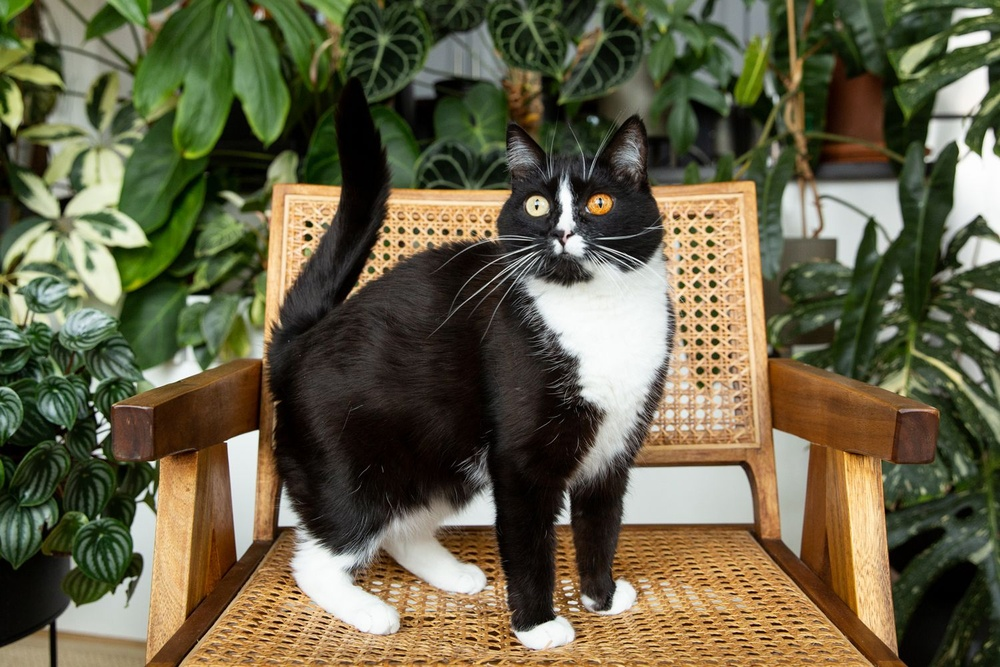
#> input picture Resources/tuxedocat.jpg, 1000 x 667 px, shrunk from 1500 x 1000 before the run
$ python image-segmentation-kmeans.py
#> lines starting #> are read from the running program, lines starting #| are printed output that depends on the picture
import cv2
import numpy as np

img = cv2.imread('Resources/tuxedocat.jpg')
#> img is the input picture: shape (667, 1000, 3); mean B, G, R 70.8, 97.2, 102.1
cv2.imshow('Original', img)
cv2.waitKey(0)

print(img.shape)
#| (667, 1000, 3)

twoDim = img.reshape((-1, 3))

print(twoDim.shape)
#| (667000, 3)

twoDim = np.float32(twoDim)

print(twoDim)
#> (printed output is left out)

criteria = (cv2.TERM_CRITERIA_EPS + cv2.TERM_CRITERIA_MAX_ITER, 10, 1.0)

K = 2
attempts = 10

ret, label, center = cv2.kmeans(twoDim, K, None, criteria, attempts, cv2.KMEANS_PP_CENTERS)
#> ret = 2.68e+09; center = [[31.7, 55.68, 55.36], [148.6, 180, 195.2]]

center = np.uint8(center)
#> center = [[31, 55, 55], [148, 179, 195]]

res = center[label.flatten()]

resultImage = res.reshape((img.shape))
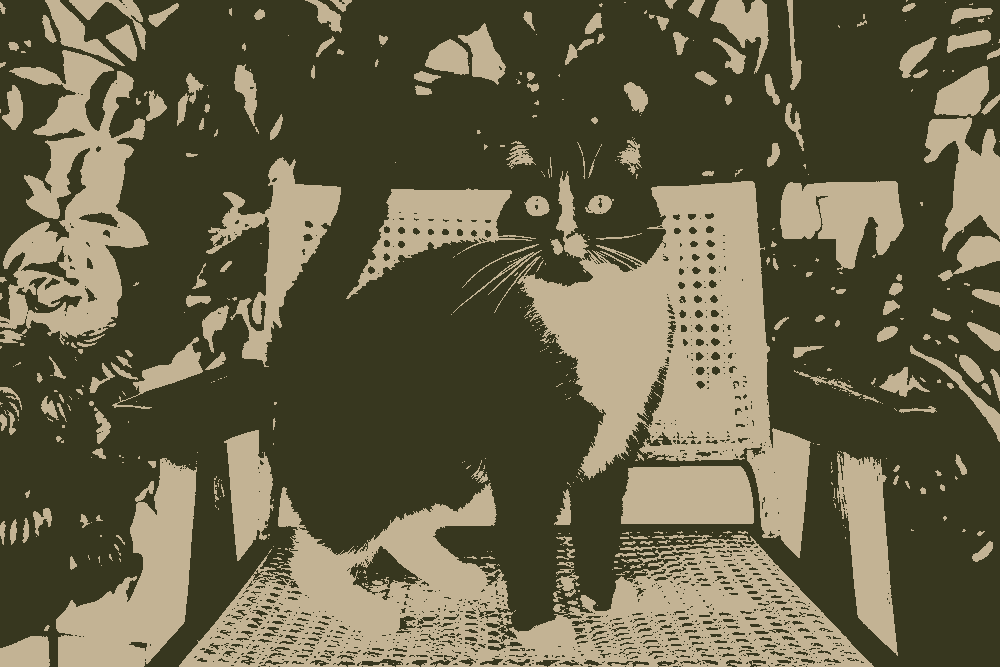
#> resultImage: shape (667, 1000, 3); mean B, G, R 70.1, 96.5, 101.8

cv2.imshow('Result', resultImage)
cv2.waitKey(0)
cv2.destroyAllWindows()

$ run again, with Resources/bober.jpg copied over Resources/tuxedocat.jpg
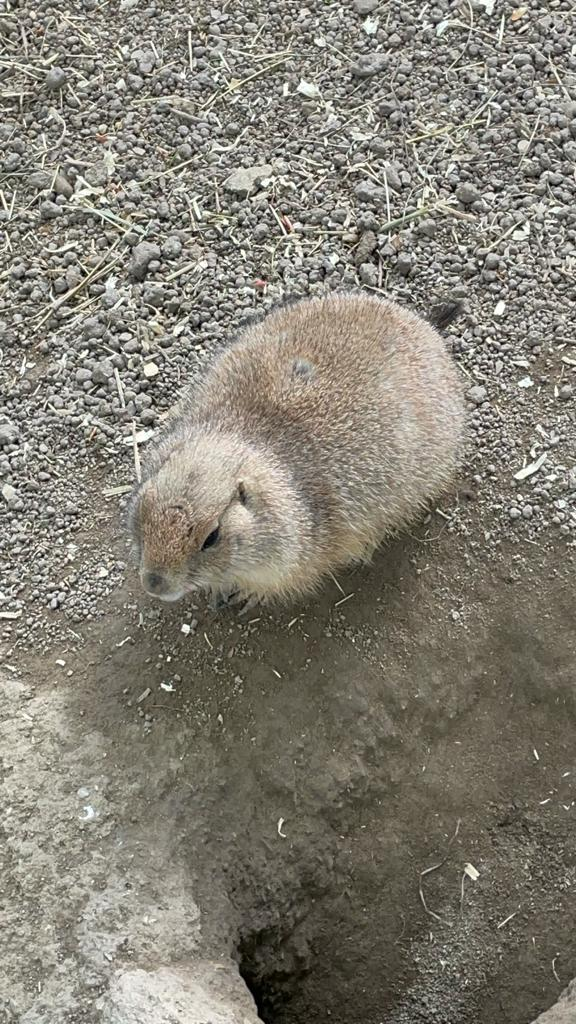
#> input picture Resources/bober.jpg, 576 x 1024 px
#> img is the input picture: shape (1024, 576, 3); mean B, G, R 116, 127.4, 131.3
#| (1024, 576, 3)
#| (589824, 3)
#> (printed output is left out)
#> `ret, label, center = cv2.kmeans(twoDim, K, None, criteria, attempts, c..`: ret = 1.29e+09; center = [[82.31, 94.14, 98.05], [169.4, 180, 183.8]]
#> `center = np.uint8(center)`: center = [[82, 94, 98], [169, 179, 183]]
#> `resultImage = res.reshape((img.shape))`:
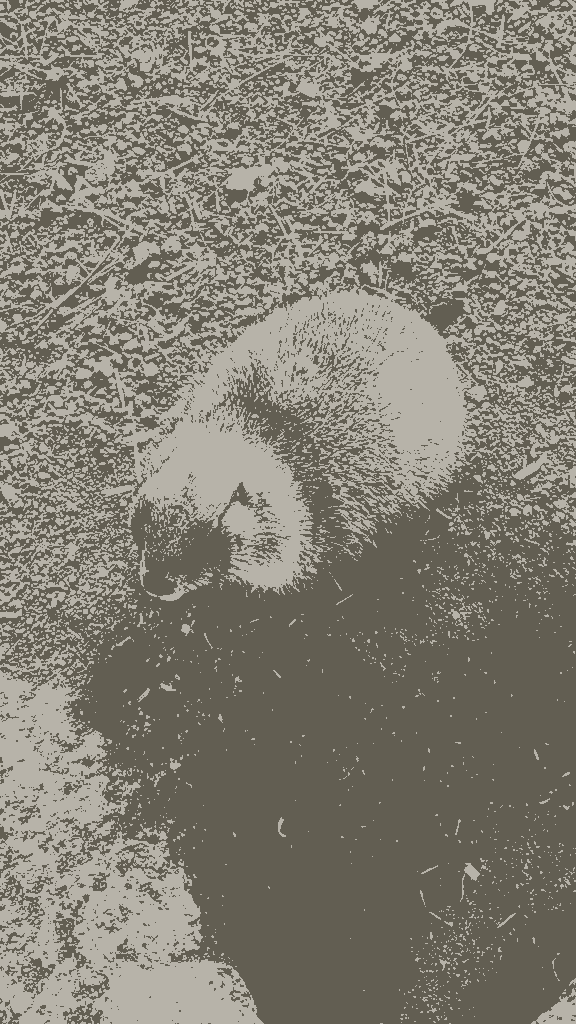
#> resultImage: shape (1024, 576, 3); mean B, G, R 115.7, 126.9, 130.9

$ run again, with Resources/caineintins.jpg copied over Resources/tuxedocat.jpg
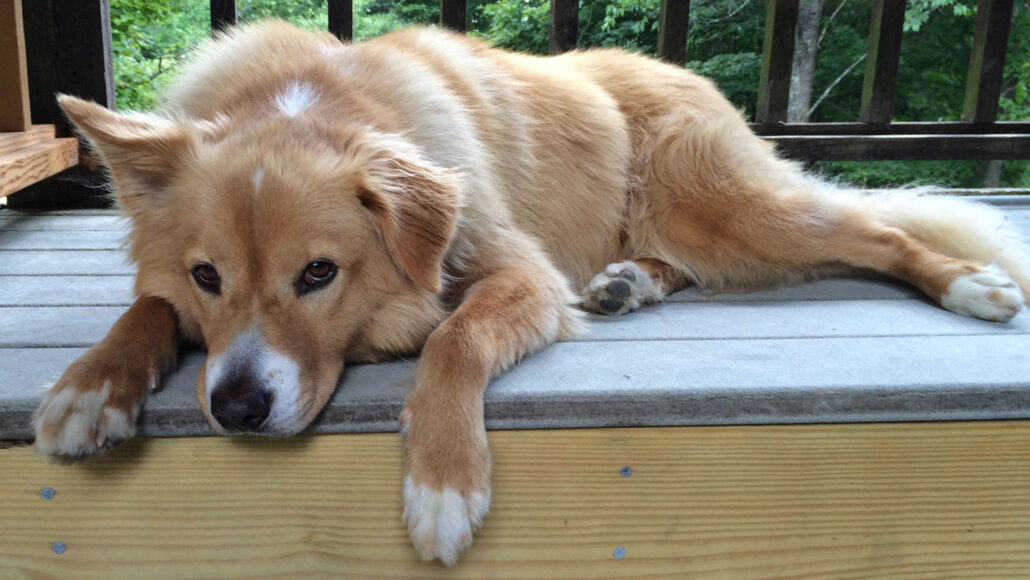
#> input picture Resources/caineintins.jpg, 1030 x 580 px
#> img is the input picture: shape (580, 1030, 3); mean B, G, R 112.8, 128.9, 134.9
#| (580, 1030, 3)
#| (597400, 3)
#> (printed output is left out)
#> `ret, label, center = cv2.kmeans(twoDim, K, None, criteria, attempts, c..`: ret = 2.51e+09; center = [[81.13, 102.8, 112.3], [196.4, 197.8, 194.6]]
#> `center = np.uint8(center)`: center = [[81, 102, 112], [196, 197, 194]]
#> `resultImage = res.reshape((img.shape))`:
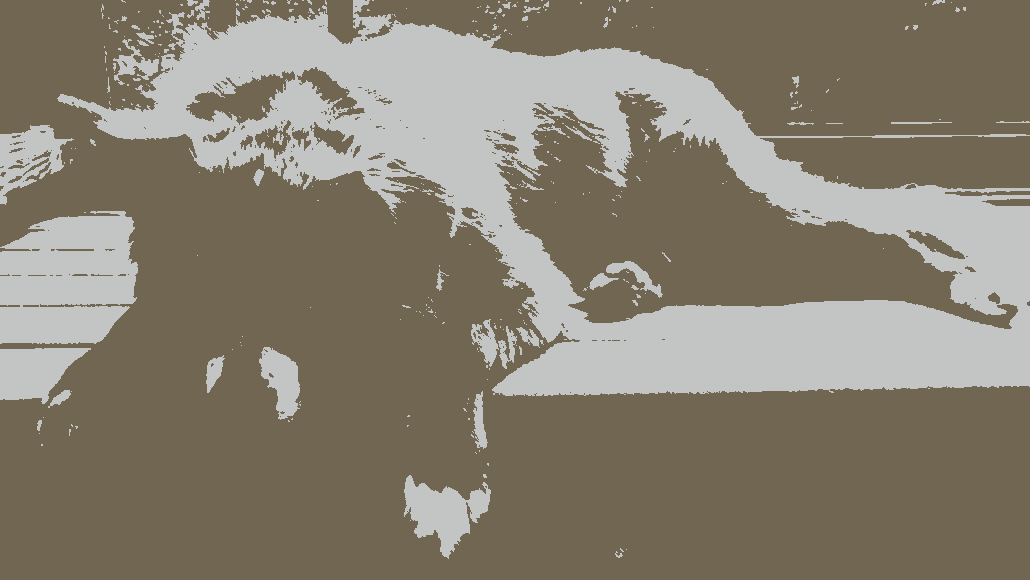
#> resultImage: shape (580, 1030, 3); mean B, G, R 112.6, 128.1, 134.5

$ run again, with Resources/feralcat.jpg copied over Resources/tuxedocat.jpg
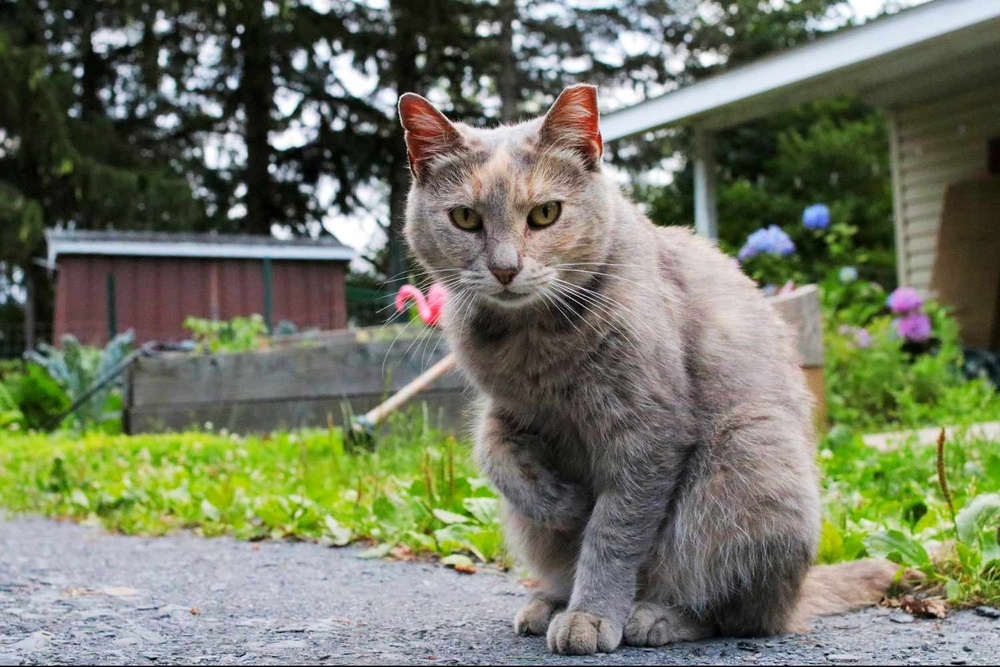
#> input picture Resources/feralcat.jpg, 1000 x 667 px, shrunk from 1500 x 1000 before the run
#> img is the input picture: shape (667, 1000, 3); mean B, G, R 99.8, 120, 114.5
#| (667, 1000, 3)
#| (667000, 3)
#> (printed output is left out)
#> `ret, label, center = cv2.kmeans(twoDim, K, None, criteria, attempts, c..`: ret = 2.84e+09; center = [[163.2, 177.8, 173.6], [50.24, 74.84, 68.27]]
#> `center = np.uint8(center)`: center = [[163, 177, 173], [50, 74, 68]]
#> `resultImage = res.reshape((img.shape))`:
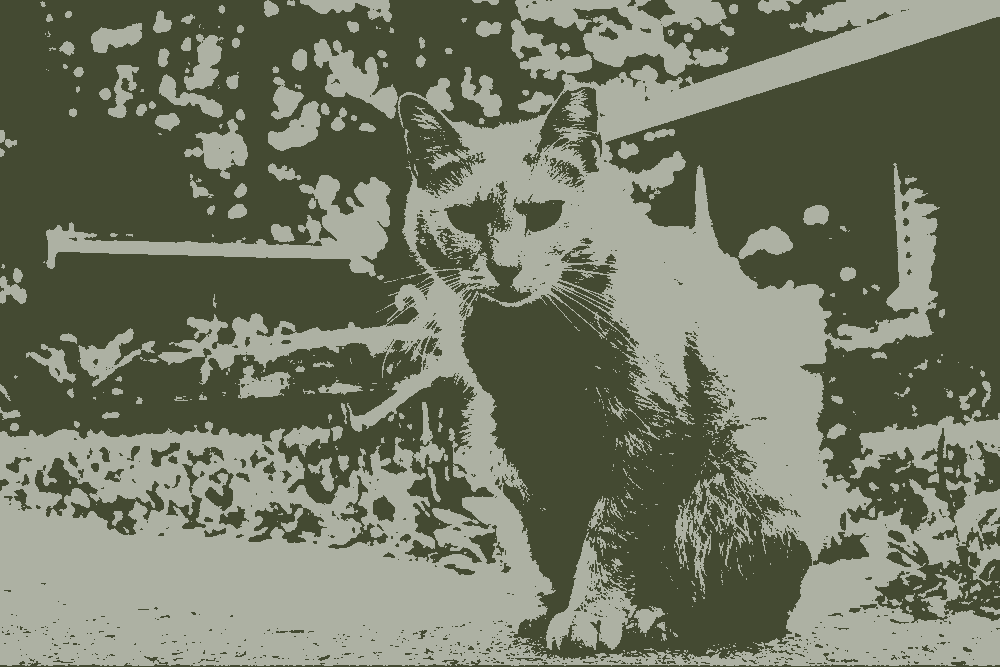
#> resultImage: shape (667, 1000, 3); mean B, G, R 99.6, 119.2, 114.1
